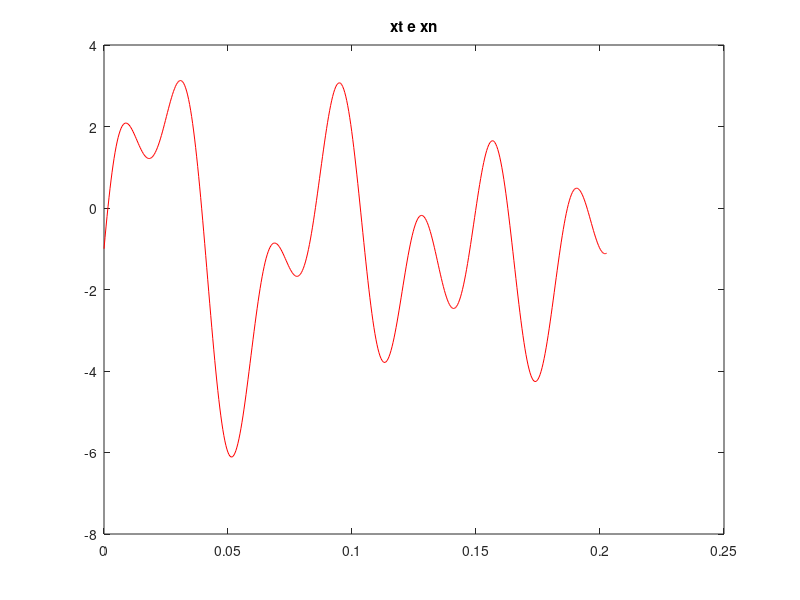

MATLAB code to generate this figure:
%Exercicio 1

close all;
clear all;
clc

%1.1
wmax = 65 * pi;

w0 = pi;
f0 = w0 / 2 * pi;
T0 = 1/f0;

ws = 2 * wmax + 6 * w0;
fs = ws / 2 * pi;
Ts = 1/ fs;

t = linspace(0, T0, 500);

xt = -1 + 3 * sin(30 * pi * t) + 4 * cos(20 * pi * t + (pi / 4)) .* sin(45 * pi * t);

%1.2
N = Ts / T0;
n = 1 : N-1;

xn = -1 + 3 * sin(30 * pi * n * Ts) + 4 * cos(20 * pi * n * Ts + (pi / 4)) .* sin(45 * pi * n * Ts);

%1.3
figure(1), plot(t, xt, 'r', n * Ts, xn, 'o'), title('xt e xn');
